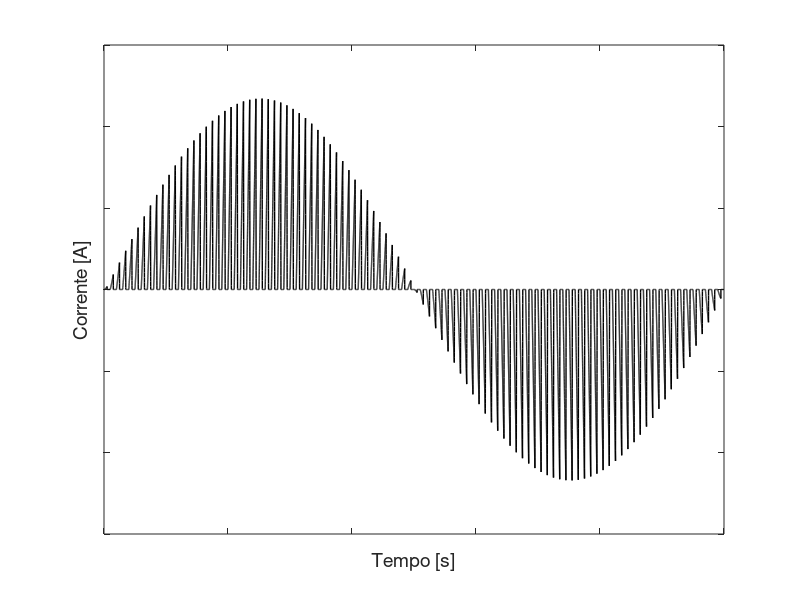
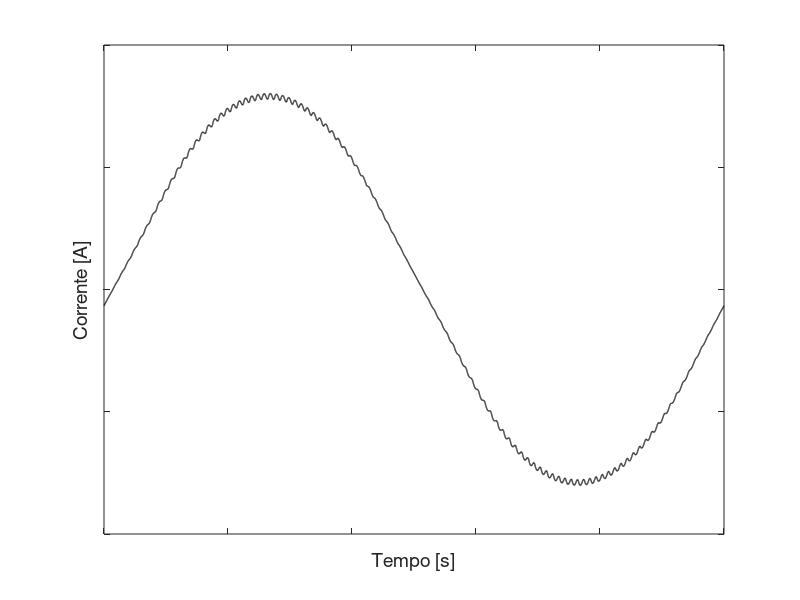

The MATLAB script that drew these images, in order:
close all
clear all
M = csvread('PFC_waveform.csv',1,0);

t = M(:,1);
unfilt = M(:,2);
filt = M(:,3);

figure(1);
plot(t,unfilt,'k','LineWidth',1);
xlim([1e-2 1.25e-2]);
xlabel('Tempo [s]','FontSize',14);ylabel('Corrente [A]','FontSize',14);
set(gca,'XtickLabel',[],'YtickLabel',[]);

figure(2);
plot(t,filt,'k','LineWidth',1);
xlim([1e-2 1.25e-2]);
xlabel('Tempo [s]','FontSize',14);ylabel('Corrente [A]','FontSize',14);
set(gca,'XtickLabel',[],'YtickLabel',[]);